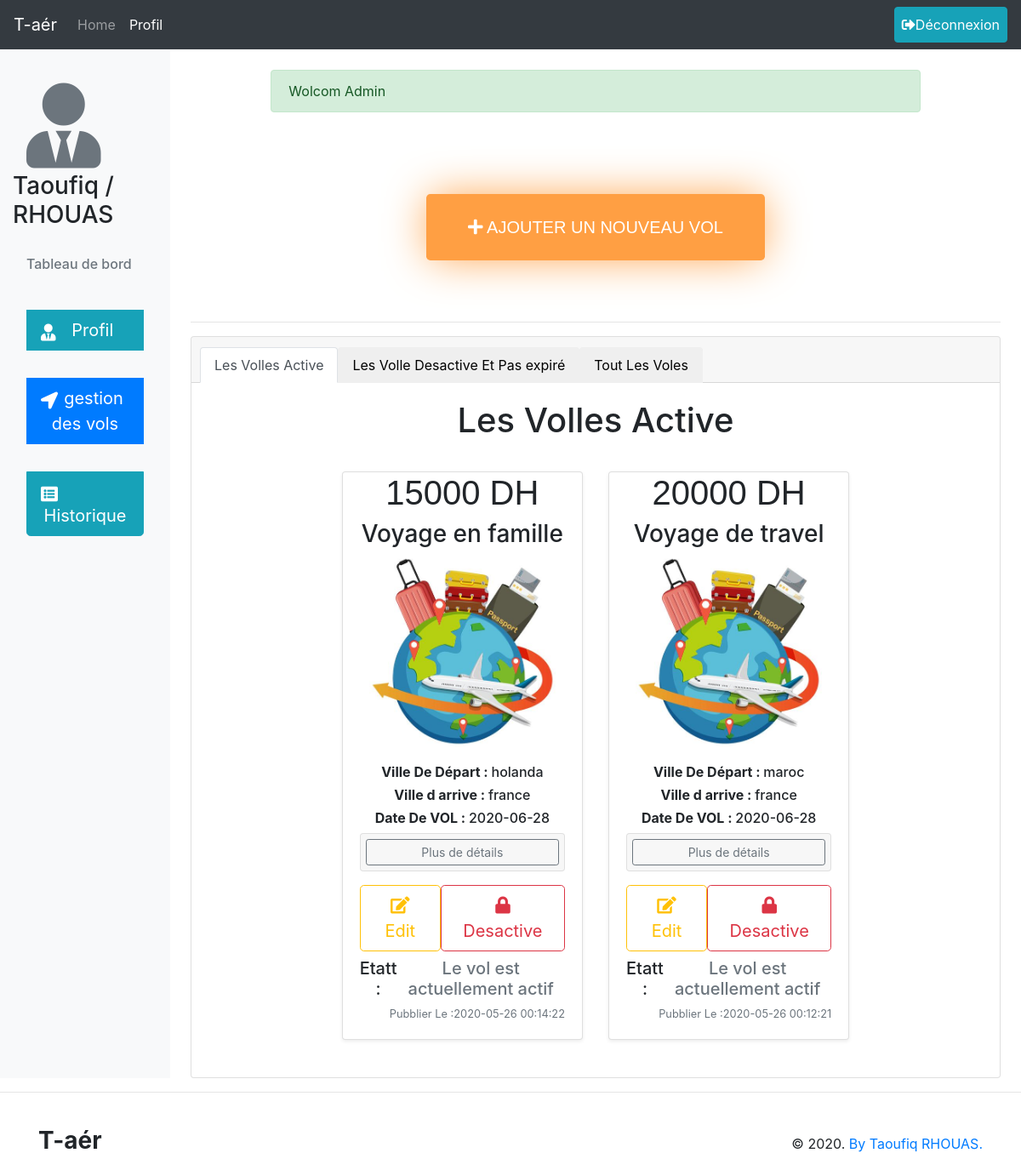
/views/gestion_vol.php (signed in), run on an earlier commit of the app's database.
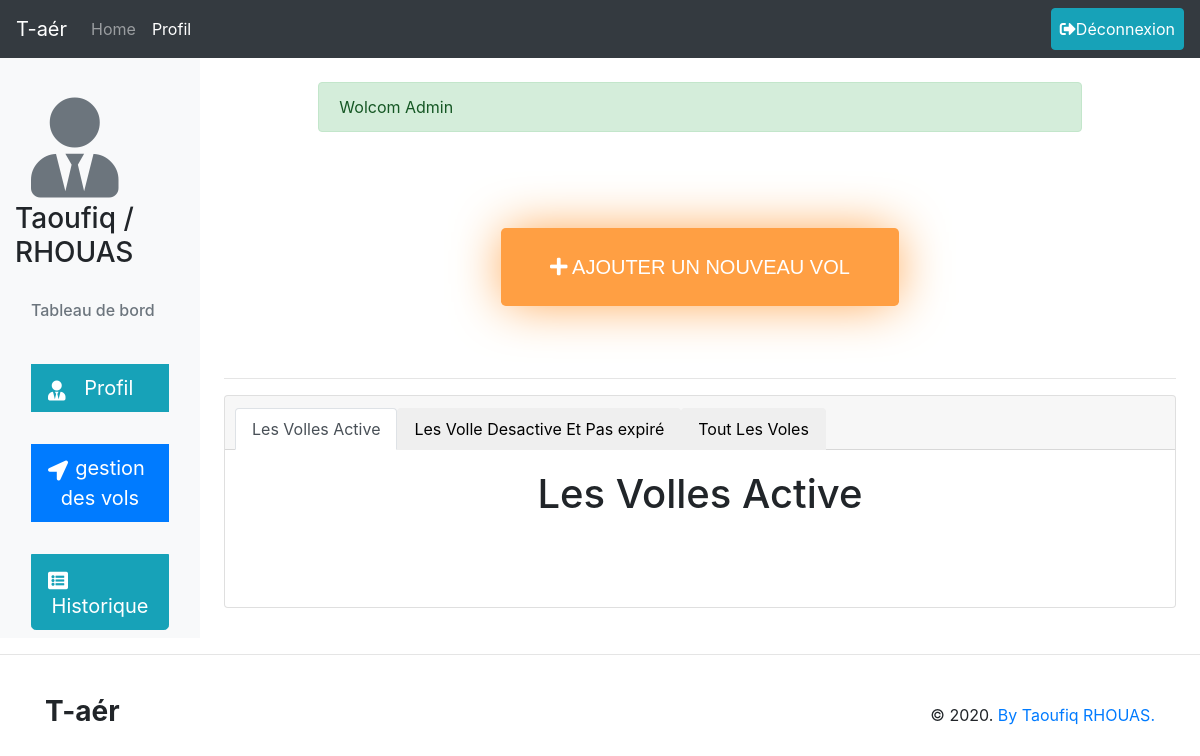
And on a later commit of the database.
### tables this page shows
CREATE TABLE `vols` (
  `id_vol` int(11) NOT NULL,
  `nam` varchar(60) NOT NULL,
  `price` float NOT NULL,
  `image` text NOT NULL,
  `date_created` timestamp NOT NULL DEFAULT current_timestamp() ON UPDATE current_timestamp(),
  `pays_depart` varchar(60) NOT NULL,
  `pays_arrive` varchar(60) NOT NULL,
  `date_vol` date NOT NULL,
  `hour_vol` int(11) NOT NULL,
  `minute_vol` int(11) NOT NULL,
  `nb_place_initial` int(11) NOT NULL,
  `nb_place_rest` int(11) NOT NULL,
  `statu_vol` varchar(10) NOT NULL,
  `id_admin_created` int(11) NOT NULL
);

### models/Vol.php (called while the page is built, shortened)
<?php
	class Vol {
		static public function getAllActiveForAdmin(){
			$date1 = new DateTime;
            $dateMoins1 = new DateTime('-1 day');
			$dateMoins1 = $dateMoins1->format('Y-m-d') ;
			$id = $_SESSION['idUser'];
            $stmt = DB::connect()->prepare("SELECT * FROM `vols` WHERE `id_admin_created` = {$id} AND `date_vol` > '{$dateMoins1}' AND `statu_vol` = 'active' AND nb_place_rest > 0  ORDER BY `vols`.`id_vol` DESC");
			$stmt ->execute();
			return $stmt->fetchAll();
		}
	}
?>

### database/DB.php (called while the page is built)
<?php
	class DB{
		static public function connect(){
			$db = new PDO("mysql:host=localhost;dbname=db_app_vol_aeriens","root","");
			$db ->exec("set names utf8");
			$db ->setAttribute(PDO::ATTR_ERRMODE,PDO::ERRMODE_WARNING);
			return $db;
		}
	}
?>

### controllers/VolsController.php (called while the page is built, shortened)
<?php
include_once('../database/DB.php');
include_once('../models/Vol.php');
	class VolsController{
		public function getAllVolsActiveForAdmin(){
			$volsActive = Vol::getAllActiveForAdmin();
			return $volsActive;
		}
	}
?>

### views/gestion_vol.php (the view, shortened to what this page needs)
<?php
	include_once('../database/DB.php');
	include_once('../views/includes/header.php');
    include_once('../controllers/VolsController.php');
    $data = new VolsController();
    $volsActive = $data->getAllVolsActiveForAdmin();
?>
<link rel="stylesheet" href="../public/css/style_for_all.css">
    <link rel="stylesheet" href="../public/css/style_for_all.css">
  </head>
  <body>
  <nav class="navbar navbar-expand-lg navbar-dark bg-dark nav_header">
        <a class="navbar-brand" href="index.php">T-aér</a>
        <div class="collapse navbar-collapse" id="navbarSupportedContent">
            <ul class="navbar-nav mr-auto">
                <li class="nav-item ">
                    <a class="nav-link" href="admin.php">Home <span class="sr-only">(current)</span></a>
                </li>
                <li class="nav-item active">
                    <a class="nav-link" href="profil_admin.php">Profil</a>
                </li>
            </ul>
            <div class="form-inline my-2 my-lg-0">
                <a href="<?php echo "../controllers/LogOut.php" ?>" class="btn btn-info p-2"><i class="fas fa-sign-out-alt"></i>Déconnexion</a>
            </div>
        </div>
    </nav>
<div class="container-fluid">
  <div class="row">
    <nav id="sidebarMenu" class="col-md-3 col-lg-2 d-md-block bg-light sidebar collapse">
      <div class="sidebar-sticky pt-3">
        <ul class="nav flex-column">
            <h6 class="sidebar-heading d-flex justify-content-between align-items-center px-3 mt-4 mb-1 text-muted">
                <center><i class="fas fa-user-tie" style="font-size: 100px;"></i></center></h6>
                <h3>Taoufiq / RHOUAS</h3>
            </ul>
            <h6 class="sidebar-heading d-flex justify-content-between align-items-center px-3 mt-4 mb-1 text-muted">
                <span>Tableau de bord</span>
            </h6>
            <div class="">
                <div class="btn-group-vertical btn-lg btn-block">
                    <a href="profil_admin.php" class="btn btn-info btn-lg btn-block"><i class="fas fa-user-tie mt-2 float-left"></i>Profil</a>
                    <a href="gestion_vol.php" class="btn btn-primary btn-lg btn-block"><i class="fas fa-location-arrow mt-2 float-left"></i>gestion des vols</a>
                    <a href="historique.php" class="btn btn-info btn-lg btn-block"><i class="fas fa-list-alt float-left mt-2"></i>Historique</a>
                </div>
            </div>
      </div>
    </nav>
    <main role="main" class="col-md-9 ml-sm-auto col-lg-10 px-md-4">
	<div class="container">
		<div class="row my-4">
			<div class="col-md-10 mx-auto">
				<?php include('../views/includes/alerts.php');?>
			</div>
		</div>
	</div>
    <div>
        <div class="my-2 p-2 p-5">
            <div class="col-md-6 mx-auto">
                <center><a href="add_vol.php" class="btn btn-primary my-2 p-4 button_add_vol btn-lg btn-block"><i class="fas fa-plus"></i> AJOUTER UN NOUVEAU VOL</a></center>
            </div>
        </div>
    </div>
    <hr>
    <div class="">
        <div class="card text-center">
            <div class="card-header">
                <ul class="nav nav-tabs card-header-tabs ">
                    <li class="nav-item">
                        <button class="nav-link active" id="testing1" onclick="hideOrshowContent('1')">Les Volles Active</button>
                    </li>
                    <li class="nav-item">
                        <button class="nav-link" id="testing2" onclick="hideOrshowContent('2')">Les Volle Desactive Et Pas expiré</button>
                    </li>
                    <li class="nav-item">
                        <button class="nav-link" id="testing3" onclick="hideOrshowContent('3')">Tout Les Voles</a>
                    </li>
                </ul>
            </div>
            <div class="card-body" id="card_1">
                <h1 class="card-title  pb-4">Les Volles Active</h1>
                <div class="row" id="r1">
                    <?php
                        $colapsContur = 1;
                        foreach ($volsActive as $row):
                            echo '
                            <div class="col-md-4">
                                <div class="card mb-4 shadow-sm">
                                    <div  class="bd-placeholder-img card-img-top"  width="100%" height="225">
                                        <center>
                                            <strong><h1 class="fnt_fmly_cursive">'. $row["price"] .' DH </h1></strong>
                                            <h3>' . $row["nam"] . '</h3>
                                            <img src="../public/images/'.$row["image"].'" width="auto" height="225" alt="Img De Voll">
                                        </center>
                                    </div>
                                    <div class="card-body">
                                        <h6><strong>Ville De Départ : </strong>' . $row["pays_depart"] .'</h6>
                                        <h6><strong>Ville d arrive : </strong>' . $row["pays_arrive"] .'</h6>
                                        <h6><strong>Date De VOL : </strong>' . $row["date_vol"] .'</h6>
                                        <div class="accordion mb-3 mt-2" id="accordionExample">
                                            <div class="card">
                                                <div class="card-header" id="headingOne"  style="padding: 6px;">
                                                    <button type="button" class="btn btn-sm btn-outline-secondary btn-block" data-toggle="collapse" data-target="#collapse'.$colapsContur.'" aria-expanded="false" aria-controls="collapseOne">Plus de détails</button>
                                                </div>
                                                <div id="collapse'.$colapsContur.'" class="collapse" aria-labelledby="headingOne" data-parent="#accordionExample">
                                                    <h6><strong>Hour : </strong>' . $row["hour_vol"] .'h,' . $row["minute_vol"] .'min</h6>
                                                    <h6><strong>Nombre De Plasse : </strong>' . $row["nb_place_initial"] .'</h6>
                                                    <h6><strong>Nombre De Reste : </strong>' . $row["nb_place_rest"] .'</h6>
                                                    <h6><strong>Price : </strong>' . $row["price"] .'</h6>
                                                    <h6><strong>ID Voll : </strong>' . $row["id_vol"] .'</h6>
                                                    <h6><strong>ID ADMIN CREER : </strong>' . $row["id_admin_created"] .'</h6>
                                                        <input type="hidden" name="id" value='.$row["id_vol"].'>
                                                </div>
                                            </div>
                                        </div>
                                        <div class="d-flex justify-content-between align-items-center">
                                            <div class="btn-group">
                                                <form method="POST" action="update_Voll.php" >
                                                    <input type="hidden" name="id" value='. $row['id_vol'].'>
                                                    <button class="btn btn-lg btn-outline-warning  mb-2" ><i class="fa fa-edit" ></i> Edit</button>
                                                </form>
                                            </div>
                                            <form method="POST" action="annuler_Voll.php" >
                                                <input type="hidden" name="id_vol" value='. $row['id_vol'].'>
                                                <button class="btn btn-lg btn-outline-danger mb-2" ><i class="fa fa-lock" ></i> Desactive</button>
                                            </form>
                                        </div>
                                        <div class="d-flex justify-content-between align-items-center">
                                            <div class="btn-group">
                                                <h5>Etatt : </h5>
                                            </div>
                                            <h5 class="text-muted">Le vol est actuellement actif </h5>
                                        </div>
                                        <div class="d-flex justify-content-between align-items-center">
                                            <small class="text-muted">Pubblier Le :'. $row["date_created"] .'</small>
                                        </div>
                                    </div>
                                </div>
                            </div>';
                            $colapsContur ++;
                        endforeach
                    ?>
                </div>
            </div>
        </div>
    </div>
    </main>
  </div>
</div>
<?php
	include_once('../views/includes/footer.php');
?>

### views/includes/header.php (shortened to what this page needs)
<!DOCTYPE html>
<html>
<head>
	<link rel="stylesheet" href="https://stackpath.bootstrapcdn.com/bootstrap/4.5.0/css/bootstrap.min.css">

### views/includes/alerts.php (shortened to what this page needs)
<?php
	if (isset($_COOKIE['success'])) {
		echo '<div class="alert alert-success" >'.$_COOKIE['success'].'</div>';
	}
?>

### views/includes/footer.php (shortened to what this page needs)
<hr>
<footer class="page-footer font-small grey lighten-3 py-4 dark-grey-text">
  <div class="container">
    <div class="row">
      <div class="col-md-4">
        <h3 class="font-weight-bold mb-0">T-aér</h3>
      </div>
      <div class="col-md-4">
      </div>
      <div class="col-md-4">
        <div class="footer-copyright text-right bg-transparent dark-grey-text mt-2">© 2020.
          <a class="dark-grey-text" href="#"> By Taoufiq RHOUAS.</a>
        </div>
      </div>
    </div>
  </div>
</footer>
	<link rel="stylesheet" href="https://cdnjs.cloudflare.com/ajax/libs/font-awesome/5.11.2/css/all.css">
</body>
</html>

### public/css/style_for_all.css (style rules this page uses)
.nav_header { position: sticky;top: 0;z-index: 1071; }
.button_add_vol { font-family: cursive, sans-serif; background-color: #ff9f43; border: none; -webkit-box-shadow: 0px 0px 51px -4px rgba(255,159,67,1); -moz-box-shadow: 0px 0px 51px -4px rgba(255,159,67,1); box-shadow: 0px 0px 51px -4px rgba(255,159,67,1); }
.fnt_fmly_cursive { font-family : cursive, sans-serif }

### views/gestion_vol.php (style rules this page uses)
.button_add_vol { font-family: cursive, sans-serif; background-color: #ff9f43; border: none; -webkit-box-shadow: 0px 0px 51px -4px rgba(255,159,67,1); -moz-box-shadow: 0px 0px 51px -4px rgba(255,159,67,1); box-shadow: 0px 0px 51px -4px rgba(255,159,67,1); }
#card_1 { display:block; }
.bd-placeholder-img { font-size: 1.125rem; text-anchor: middle; -webkit-user-select: none; -moz-user-select: none; -ms-user-select: none; user-select: none; }

What changed in the data, as far as the page shows it:
removed vols: price "15000", nam "Voyage en famille", image (picture), pays_depart "holanda", pays_arrive "france", date_vol "2020-06-28", date_created "2020-05-26 00:14:22"
removed vols: price "20000", nam "Voyage de travel", image (picture), pays_depart "maroc", pays_arrive "france", date_vol "2020-06-28", date_created "2020-05-26 00:12:21"
